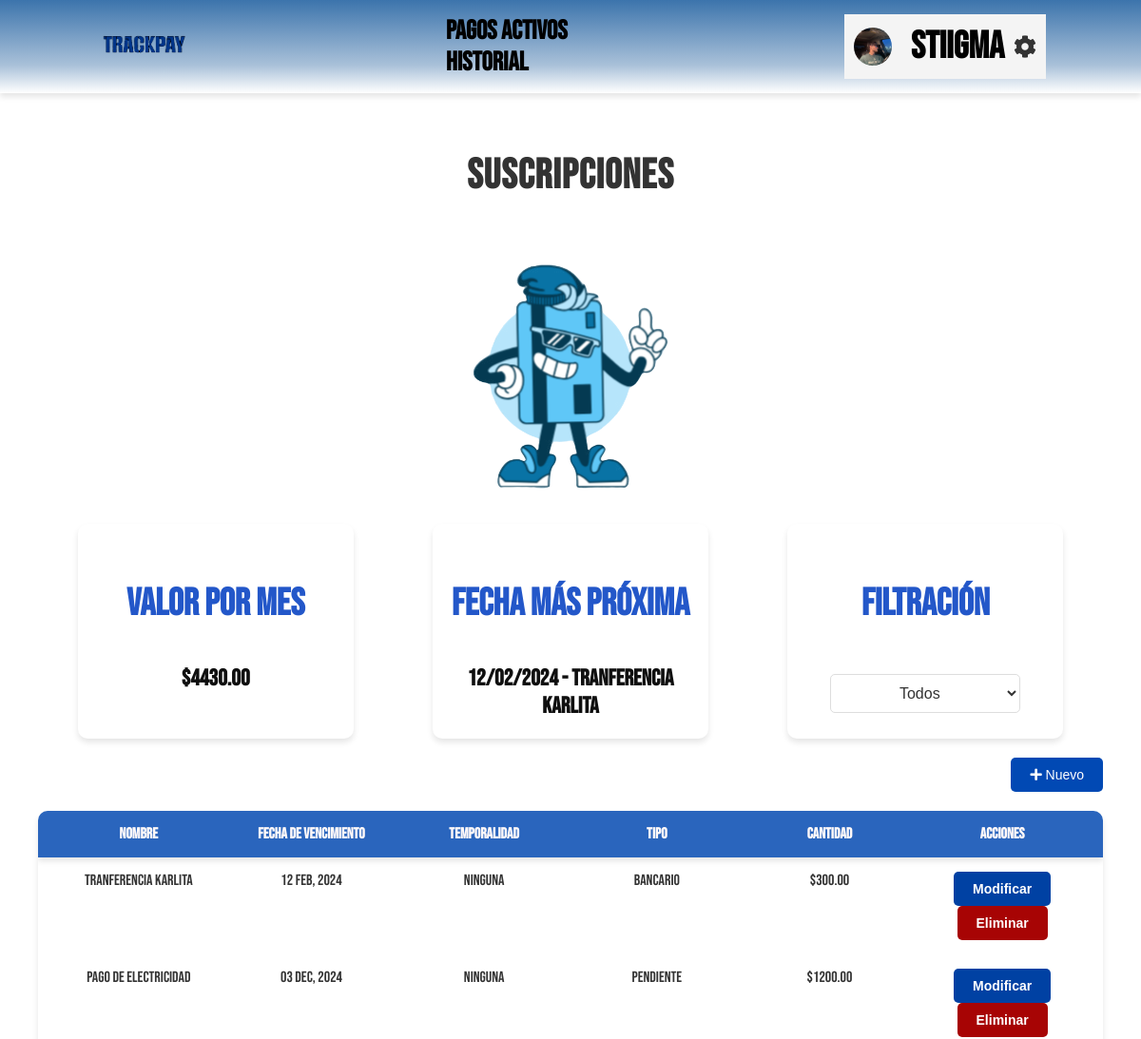
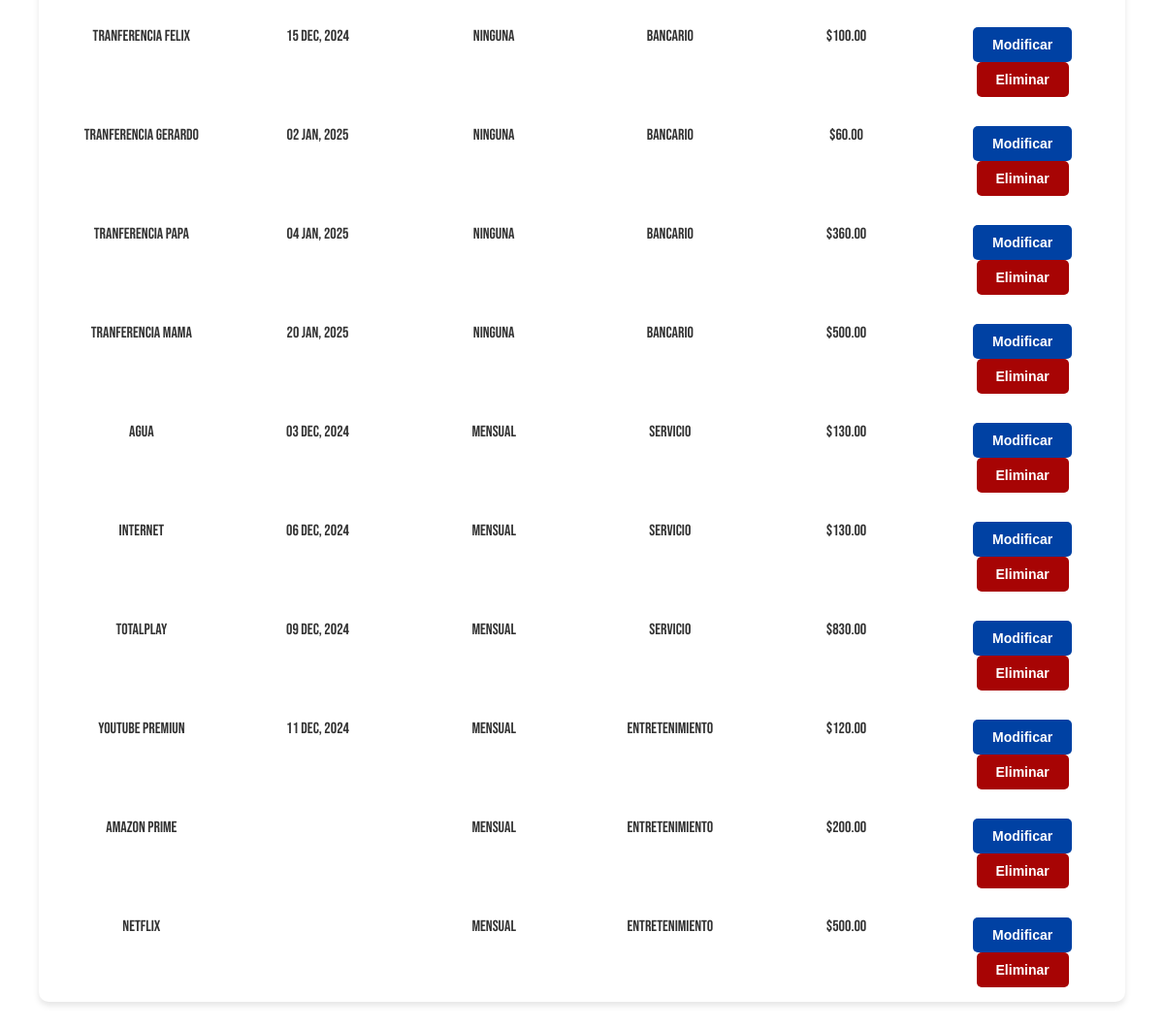
Page /app/ (signed in) on the earlier database version (2 pictures, top to bottom).
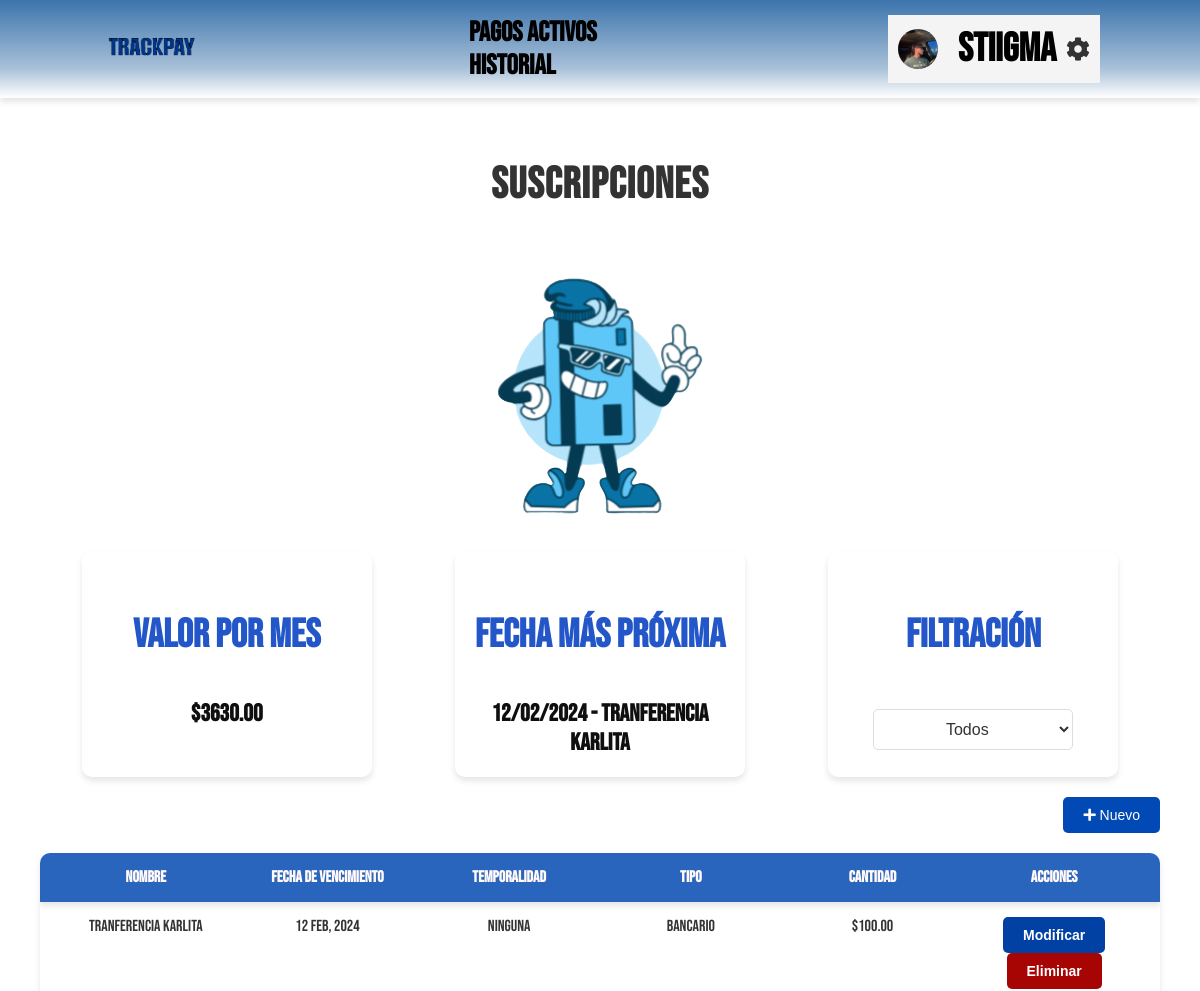
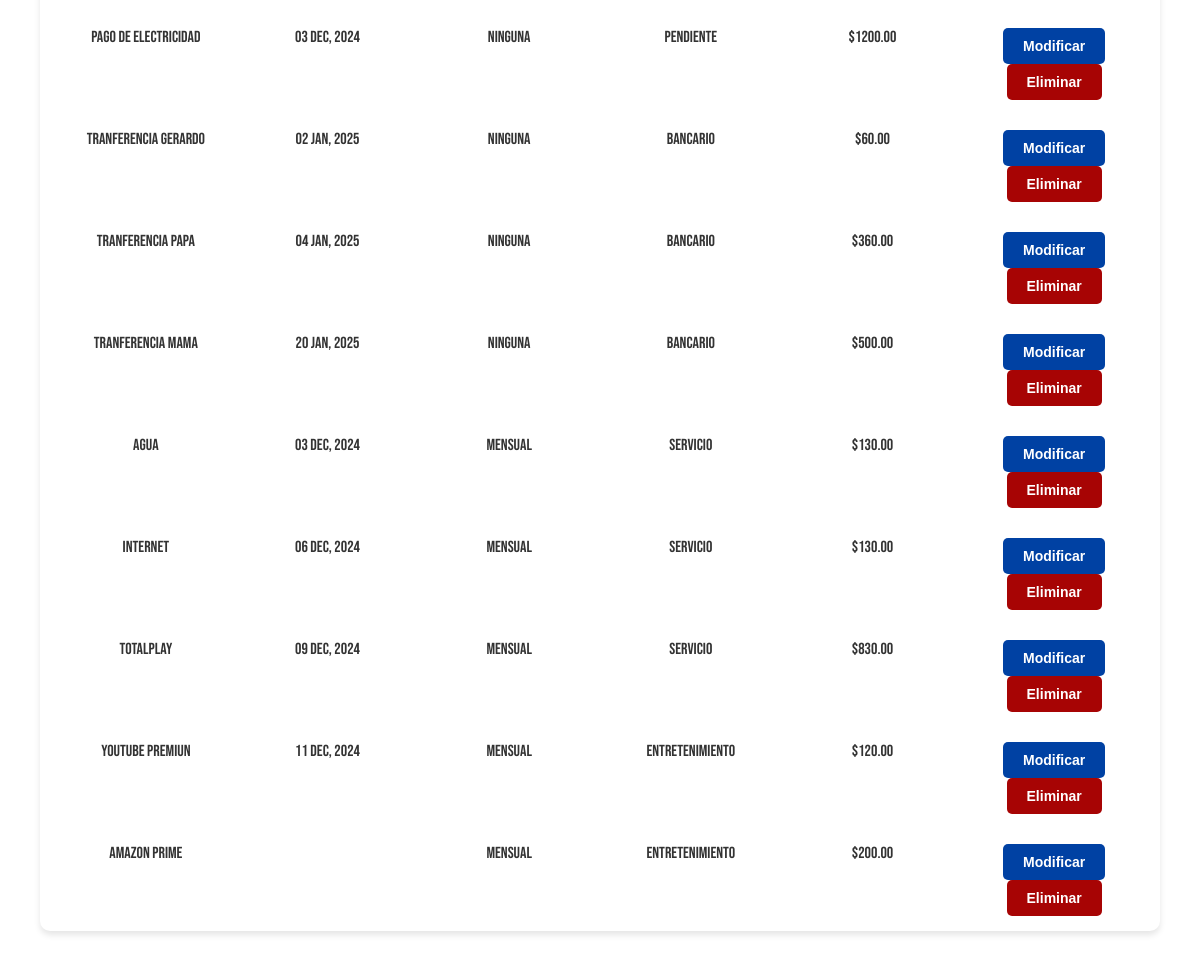
Same page on the later database version (2 pictures, top to bottom).
### pagos/models.py (models this page shows, shortened)
class PagoBase(models.Model):
    monto = models.DecimalField(max_digits=10, decimal_places=2)
    concepto = models.CharField(max_length=255)
    estado = models.CharField(
        max_length=50,
        choices=[
            ('pendiente', 'Pendiente'),
            ('notificado', 'Notificado'),
            ('pagado', 'Pagado'),
        ],
        default='pendiente',
    )
    fecha_creacion = models.DateTimeField(auto_now_add=True)
    fecha_actualizacion = models.DateTimeField(auto_now=True)
    prioridad = models.IntegerField(choices=[
        (1, 'Importante - Urgente'),
        (2, 'Importante - No Urgente'),
        (3, 'No Importante - Urgente'),
        (4, 'No Importante - No Urgente')
    ])
    hora = models.TimeField(null=True, blank=True)
    class Meta:
        abstract = True

class PagoUnico(PagoBase):
    usuario = models.ForeignKey(
        User,
        on_delete=models.CASCADE,
        related_name="pagos_unicos"
    )
    fecha = models.DateField()
    tipo = models.CharField(
        max_length=50,
        choices=[
            ('entretenimiento', 'Entretenimiento'),
            ('salud', 'Salud'),
            ('bancario', 'Bancario'),
            ('servicio', 'Servicio'),
        ],
        default='pendiente',
    )
    def clase(self):
        return f'pago_unico'

class PagoRecurrente(PagoBase):
    usuario = models.ForeignKey(
        User,
        on_delete=models.CASCADE,
        related_name="pagos_recurrentes"
    )
    frecuencia = models.CharField(
        max_length=50,
        choices=[
            ('diario', 'Diario'),
            ('semanal', 'Semanal'),
            ('mensual', 'Mensual'),
        ],
        default='mensual',
    )
    fecha_inicio = models.DateField(auto_now_add=True)
    fecha_fin = models.DateField(null=True, blank=True)
    tipo = models.CharField(
        max_length=50,
        choices=[
            ('entretenimiento', 'Entretenimiento'),
            ('salud', 'Salud'),
            ('bancario', 'Bancario'),
            ('servicio', 'Servicio'),
        ],
        default='pendiente',
    )
    def clase(self):
        return f'pago_recurrente'

### trackpay/views.py (the view)
# urls.py: path('app/', my_views.appFull, name='appFull'),
@login_required
def appFull(request):
    from datetime import date
    pagos_unicos = list(PagoUnico.objects.filter(usuario=request.user, estado__in=['pendiente', 'notificado']))
    pagos_unicos = sorted(
        pagos_unicos,
        key=lambda pago: (pago.fecha or date.max, pago.prioridad)
    )
    pagos_recurrentes = list(PagoRecurrente.objects.filter(usuario=request.user, estado__in=['pendiente', 'notificado']))
    pagos_recurrentes = sorted(
        pagos_recurrentes,
        key=lambda pago: (pago.fecha_fin or date.max, pago.prioridad)
    )
    pagos_activos = pagos_unicos + pagos_recurrentes
    valor_total = sum(pago.monto for pago in pagos_activos)
    if pagos_activos:
        pago_prioridad_obj = pagos_activos[0]
        if pago_prioridad_obj.clase() == "pago_unico":
            fecha = pago_prioridad_obj.fecha
        else:
            fecha =  pago_prioridad_obj.fecha_fin
        concepto = pago_prioridad_obj.concepto
        pago_prioridad = f"{fecha.strftime('%d/%m/%Y')} - {concepto}"
    else:
        pago_prioridad = "No hay pagos activos"
    usuario = request.user.usuario
    context = {
        'pagos_activos': pagos_activos,
        'usuario': usuario,
        'valor_total': valor_total,
        'pago_prioridad': pago_prioridad,
    }
    return render(request, "home/app.html", context)

### templates/home/app.html (shortened to what this page needs)
<!DOCTYPE html>
{% load static %}
<html lang="en">
<head>
    <link rel="stylesheet" href="https://cdnjs.cloudflare.com/ajax/libs/font-awesome/5.15.4/css/all.min.css">
    <link rel="stylesheet" href="{% static 'css/app.css' %}">
</head>
<body>
    <header class="header">
        <div class="logo"><img src="{% static 'img/logoNombre.png' %}" alt="Trackpay"></div>
        <nav class="nav">
            <a href="#">Pagos Activos</a>
            <a href="{% url 'historial'%}">Historial</a>
        </nav>
        <div class="user-profile">
            <img src="{% static 'img/fotoperfil.jpg' %}" alt="Usuario" class="profile-pic">
            <div class="profile">
                <span class="username">{{ usuario.usuario.username }}</span>
            </div>
            <i class="fas fa-cog" id="config-btn"></i>
        </div>
    </header>
    <main>
        <section class="overview">
            <h1>Suscripciones</h1>
            <img src="{% static 'img/logo.png' %}" alt="Logo">
            <div class="overview-cards">
                <div class="card">
                    <h3>Valor por mes</h3>
                    <a class="value">${{ valor_total }}</a>
                </div>
                <div class="card">
                    <h3>Fecha más próxima</h3>
                    <div class="value">{{pago_prioridad}}</div>
                </div>
                <div class="card">
                    <h3>Filtración</h3>
                    <select id="filter-select" class="filter-select">
                        <option value="todos">Todos</option>
                    </select>
                </div>
            </div>
        </section>
        <section class="subscriptions">
            <div class="new-subscription">
                <button class="new-btn" id="add-btn"><i class="fas fa-plus"></i> Nuevo</button>
            </div>
            <div class="custom-table">
                <div class="header">
                    <div>Nombre</div>
                    <div>Fecha de vencimiento</div>
                    <div>Temporalidad</div>
                    <div>Tipo</div>
                    <div>Cantidad</div>
                    <div>Acciones</div>
                </div>
                <div id="lista-pagos">
                    {% for pago in pagos_activos %}
                    <div class="pago-item" id="{{ pago.id }}">
                        <div class="row">
                            <div>{{ pago.concepto }}</div>
                            {% if pago.clase == "pago_unico" %}
                            <div>{{ pago.fecha|date:"d M, Y" }}</div>
                            <div>Ninguna</div>
                            {% elif pago.clase == "pago_recurrente" %}
                            <div>{{ pago.fecha_fin|date:"d M, Y" }}</div>
                            <div>{{ pago.frecuencia }}</div>
                            {% endif %}
                            <div>{{ pago.tipo }}</div>
                            <div>${{ pago.monto }}</div>
                            <div class="actions">
                                <button class="edit-btn " data-id="{{ pago.id }}">Modificar</button>
                                <button class="delete-btn" data-id="{{ pago.id }}">Eliminar</button>
                            </div>
                        </div>
                    </div>
                    {% empty %}
                    <div class="row">
                        <div colspan="6">No hay pagos activos.</div>
                    </div>
                    {% endfor %}
                </div>
            </div>
        </section>
    </main>
</body>
</html>

Differences in the rows shown:
removed PagoUnico: concepto "Tranferencia Felix", fecha "15 Dec, 2024", tipo "Bancario", monto "100.00"
removed PagoRecurrente: concepto "Netflix", frecuencia "mensual", tipo "entretenimiento", monto "500.00"
changed PagoUnico "Tranferencia Karlita": monto "300.00" → "100.00"
Other differences:
{{ valor_total }}: "4430.00" → "3630.00"
